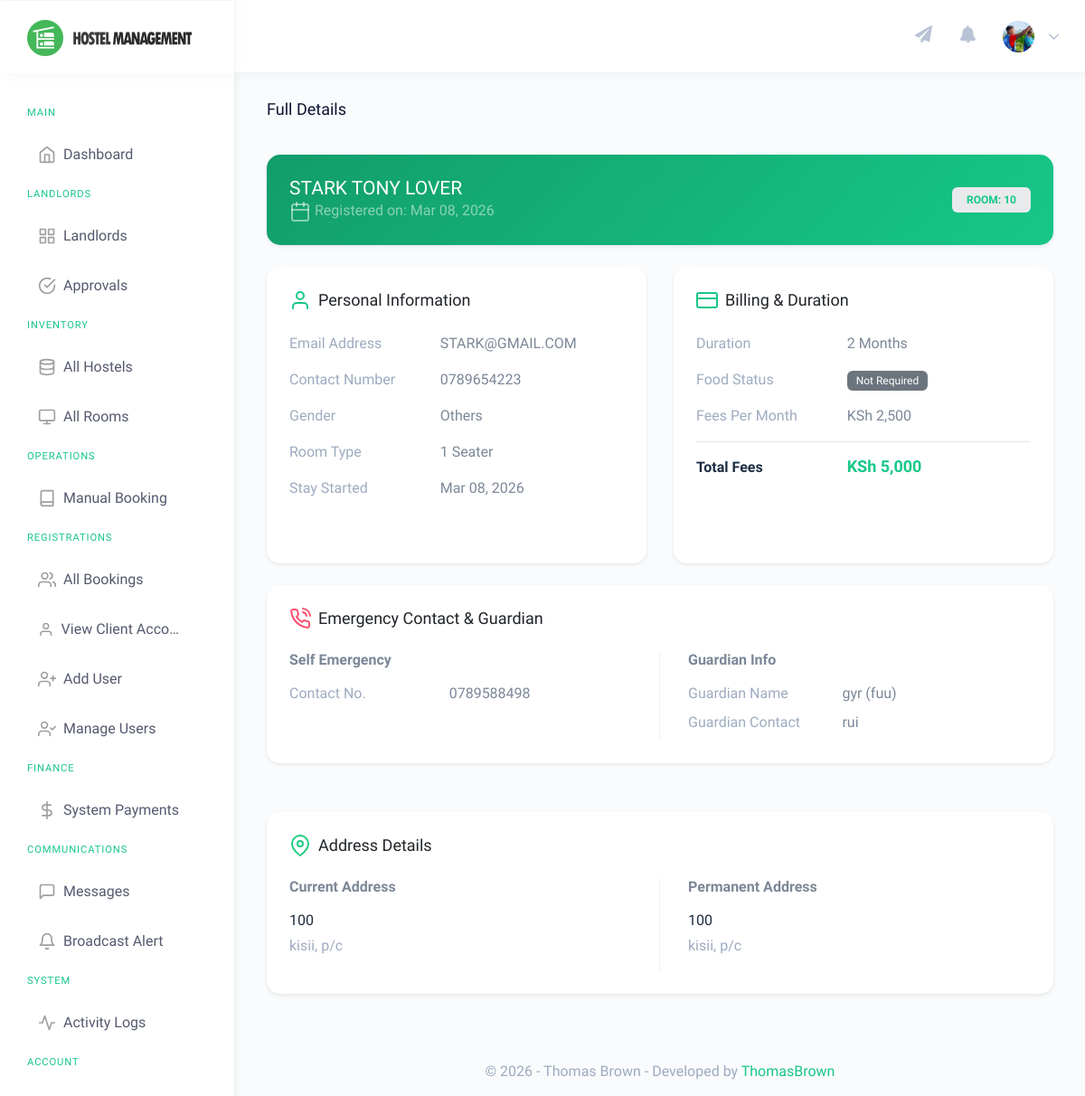
Screenshot of /admin/clients-profile.php?id=1 (signed in) with the database file from the repository.
### tables this page shows
CREATE TABLE `users` (
  `id` int(11) NOT NULL,
  `tenant_id` int(11) DEFAULT NULL,
  `email` varchar(255) NOT NULL,
  `password` varchar(255) NOT NULL,
  `role` enum('admin','landlord','client','caretaker') NOT NULL,
  `full_name` varchar(255) NOT NULL,
  `first_name` varchar(255) DEFAULT NULL,
  `middle_name` varchar(255) DEFAULT NULL,
  `last_name` varchar(255) DEFAULT NULL,
  `gender` varchar(50) DEFAULT NULL,
  `contact_no` varchar(50) DEFAULT NULL,
  `profile_pic` varchar(255) DEFAULT NULL,
  `id_no` varchar(50) DEFAULT NULL,
  `status` enum('active','suspended') DEFAULT 'active',
  `created_at` timestamp NOT NULL DEFAULT current_timestamp(),
  `original_id` int(11) DEFAULT NULL,
  `original_table` varchar(50) DEFAULT NULL,
  `assigned_hostel_id` int(11) DEFAULT NULL
);

CREATE TABLE `bookings` (
  `id` int(11) NOT NULL,
  `tenant_id` int(11) DEFAULT NULL,
  `hostel_id` int(11) DEFAULT NULL,
  `roomno` int(11) NOT NULL,
  `seater` int(11) NOT NULL,
  `feespm` int(11) NOT NULL,
  `stayfrom` date NOT NULL,
  `booking_status` varchar(50) DEFAULT 'pending',
  `duration` int(11) NOT NULL,
  `firstName` varchar(500) NOT NULL,
  `middleName` varchar(500) NOT NULL,
  `lastName` varchar(500) NOT NULL,
  `gender` varchar(250) NOT NULL,
  `contactno` varchar(50) NOT NULL,
  `emailid` varchar(500) NOT NULL,
  `egycontactno` varchar(50) NOT NULL,
  `guardianName` varchar(500) NOT NULL,
  `guardianRelation` varchar(500) NOT NULL,
  `guardianContactno` varchar(50) NOT NULL,
  `corresAddress` varchar(500) NOT NULL,
  `corresCIty` varchar(500) NOT NULL,
  `corresPincode` varchar(50) NOT NULL,
  `pmntAddress` varchar(500) NOT NULL,
  `pmntCity` varchar(500) NOT NULL,
  `pmntPincode` varchar(50) NOT NULL,
  `postingDate` timestamp NOT NULL DEFAULT current_timestamp(),
  `updationDate` varchar(500) NOT NULL DEFAULT ''
);

### admin/clients-profile.php (the view, shortened to what the rows shown need)
<?php
    include('../includes/check-login.php');
?>
<!DOCTYPE html>
<html dir="ltr" lang="en">
<head>
    <link href="../assets/extra-libs/c3/c3.min.css" rel="stylesheet">
    <link href="https://cdn.jsdelivr.net/npm/chartist@0.11.4/dist/chartist.min.css" rel="stylesheet">
    <link href="../dist/css/style.min.css" rel="stylesheet">
    <link href="../assets/css/custom-gradients.css" rel="stylesheet">
</head>
<body>
    <div id="main-wrapper" data-theme="light" data-layout="vertical" data-navbarbg="skin6" data-sidebartype="full"
        data-sidebar-position="fixed" data-header-position="fixed" data-boxed-layout="full">
        <header class="topbar" data-navbarbg="skin6">
            <?php include 'includes/navigation.php'?>
        </header>
                <?php include 'includes/sidebar.php'?>
        <div class="page-wrapper">
            <div class="container-fluid">
                <?php
                    include_once('../includes/tenant_manager.php');
                    $tm = new TenantManager($mysqli);
                    $tenantId = $tm->getCurrentTenantId();
                    $id=$_GET['id'];
                    if($tm->isSuperAdmin() && !$tm->getCurrentTenantId()) {
                        $ret="SELECT * from bookings where id=?";
                        $stmt= $mysqli->prepare($ret) ;
                        $stmt->bind_param('i',$id);
                    } else {
                        $ret="SELECT * from bookings where id=? AND tenant_id=?";
                        $stmt= $mysqli->prepare($ret) ;
                        $stmt->bind_param('ii',$id, $tenantId);
                    }
                    $stmt->execute();
                    $res=$stmt->get_result();
                    while($row=$res->fetch_object())
                    {
                ?>
                <div class="row">
                    <div class="col-12">
                        <div class="card bg-primary text-white shadow-sm mb-4">
                            <div class="card-body">
                                <div class="row align-items-center">
                                    <div class="col-md-8">
                                        <h3 class="text-white mb-0"><?php echo $row->firstName;?> <?php echo $row->middleName;?> <?php echo $row->lastName;?></h3>
                                        <p class="mb-0 text-white-50"><i data-feather="calendar" class="feather-sm"></i> Registered on: <?php echo date('M d, Y', strtotime($row->postingDate));?></p>
                                    </div>
                                    <div class="col-md-4 text-md-right mt-3 mt-md-0">
                                        <span class="badge badge-light px-3 py-2 text-primary font-weight-bold">
                                            ROOM: <?php echo $row->roomno;?>
                                        </span>
                                    </div>
                                </div>
                            </div>
                        </div>
                    </div>
                </div>
                <div class="row">
                    <div class="col-lg-6">
                        <div class="card h-100 shadow-sm">
                            <div class="card-body">
                                <h4 class="card-title d-flex align-items-center mb-4">
                                    <i data-feather="user" class="text-primary mr-2"></i> Personal Information
                                </h4>
                                <div class="row mb-3">
                                    <div class="col-sm-5 text-muted">Email Address</div>
                                    <div class="col-sm-7 font-weight-medium"><?php echo $row->emailid;?></div>
                                </div>
                                <div class="row mb-3">
                                    <div class="col-sm-5 text-muted">Contact Number</div>
                                    <div class="col-sm-7 font-weight-medium"><?php echo $row->contactno;?></div>
                                </div>
                                <div class="row mb-3">
                                    <div class="col-sm-5 text-muted">Gender</div>
                                    <div class="col-sm-7 font-weight-medium"><?php echo ucfirst($row->gender);?></div>
                                </div>
                                <div class="row mb-3">
                                    <div class="col-sm-5 text-muted">Room Type</div>
                                    <div class="col-sm-7 font-weight-medium"><?php echo $row->seater;?> Seater</div>
                                </div>
                                <div class="row mb-3">
                                    <div class="col-sm-5 text-muted">Stay Started</div>
                                    <div class="col-sm-7 font-weight-medium"><?php echo date('M d, Y', strtotime($row->stayfrom));?></div>
                                </div>
                            </div>
                        </div>
                    </div>
                    <div class="col-lg-6">
                        <div class="card h-100 shadow-sm">
                            <div class="card-body">
                                <h4 class="card-title d-flex align-items-center mb-4">
                                    <i data-feather="credit-card" class="text-primary mr-2"></i> Billing & Duration
                                </h4>
                                <div class="row mb-3">
                                    <div class="col-sm-5 text-muted">Duration</div>
                                    <div class="col-sm-7 font-weight-medium"><?php echo $row->duration;?> Months</div>
                                </div>
                                <div class="row mb-3">
                                    <div class="col-sm-5 text-muted">Food Status</div>
                                    <div class="col-sm-7">
                                        <?php if(isset($row->foodstatus) && $row->foodstatus==1): ?>
                                            <span class="badge badge-success">Required</span>
                                        <?php else: ?>
                                            <span class="badge badge-secondary">Not Required</span>
                                        <?php endif; ?>
                                    </div>
                                </div>
                                <div class="row mb-3">
                                    <div class="col-sm-5 text-muted">Fees Per Month</div>
                                    <div class="col-sm-7 font-weight-medium">KSh <?php echo number_format($row->feespm);?></div>
                                </div>
                                <hr>
                                <div class="row">
                                    <div class="col-sm-5 text-dark font-weight-bold">Total Fees</div>
                                    <div class="col-sm-7 h4 text-primary font-weight-bold">
                                        <?php
                                            $dr=$row->duration;
                                            $fpm=$row->feespm;
                                            if(isset($row->foodstatus) && $row->foodstatus==1){
                                                $fd=211;
                                                echo 'KSh '.number_format(($fd+$fpm)*$dr);
                                            } else {
                                                echo 'KSh '.number_format($dr*$fpm);
                                            }
                                        ?>
                                    </div>
                                </div>
                            </div>
                        </div>
                    </div>
                    <div class="col-lg-12 mt-4">
                        <div class="card shadow-sm">
                            <div class="card-body">
                                <h4 class="card-title d-flex align-items-center mb-4">
                                    <i data-feather="phone-call" class="text-danger mr-2"></i> Emergency Contact & Guardian
                                </h4>
                                <div class="row">
                                    <div class="col-md-6 border-right">
                                        <h5 class="font-weight-bold mb-3">Self Emergency</h5>
                                        <div class="row mb-2">
                                            <div class="col-sm-5 text-muted">Contact No.</div>
                                            <div class="col-sm-7 font-weight-medium"><?php echo $row->egycontactno;?></div>
                                        </div>
                                    </div>
                                    <div class="col-md-6">
                                        <h5 class="font-weight-bold mb-3 pl-md-3">Guardian Info</h5>
                                        <div class="row mb-2 pl-md-3">
                                            <div class="col-sm-5 text-muted">Guardian Name</div>
                                            <div class="col-sm-7 font-weight-medium"><?php echo $row->guardianName;?> (<?php echo $row->guardianRelation;?>)</div>
                                        </div>
                                        <div class="row mb-2 pl-md-3">
                                            <div class="col-sm-5 text-muted">Guardian Contact</div>
                                            <div class="col-sm-7 font-weight-medium"><?php echo $row->guardianContactno;?></div>
                                        </div>
                                    </div>
                                </div>
                            </div>
                        </div>
                    </div>
                    <div class="col-lg-12 mt-4">
                        <div class="card shadow-sm mb-4">
                            <div class="card-body">
                                <h4 class="card-title d-flex align-items-center mb-4">
                                    <i data-feather="map-pin" class="text-success mr-2"></i> Address Details
                                </h4>
                                <div class="row">
                                    <div class="col-md-6 border-right">
                                        <h5 class="font-weight-bold mb-3">Current Address</h5>
                                        <p class="mb-1 text-dark"><?php echo $row->corresAddress;?></p>
                                        <p class="text-muted"><?php echo $row->corresCIty;?>, <?php echo $row->corresPincode;?><?php if(isset($row->corresState)): ?><br><?php echo $row->corresState;?><?php endif; ?></p>
                                    </div>
                                    <div class="col-md-6">
                                        <h5 class="font-weight-bold mb-3 pl-md-3">Permanent Address</h5>
                                        <p class="mb-1 text-dark pl-md-3"><?php echo $row->pmntAddress;?></p>
                                        <p class="text-muted pl-md-3"><?php echo $row->pmntCity;?>, <?php echo $row->pmntPincode;?></p>
                                    </div>
                                </div>
                            </div>
                        </div>
                    </div>
                </div>
                <?php } ?>
            </div>
            <?php include 'includes/footer.php' ?>
        </div>
    </div>
</body>
</html>

### admin/includes/navigation.php (shortened to what the rows shown need)
<nav class="navbar top-navbar navbar-expand-md">
                <div class="navbar-collapse collapse" id="navbarSupportedContent">
                    <ul class="navbar-nav float-right">
                        <li class="nav-item dropdown">
                            <a class="nav-link dropdown-toggle" href="javascript:void(0)" data-toggle="dropdown"
                                aria-haspopup="true" aria-expanded="false">
                                    <?php
                                    $aid=$_SESSION['id'];
                                        $ret="SELECT full_name, email, profile_pic from users where id=?";
                                        $stmt= $mysqli->prepare($ret) ;
                                        $stmt->bind_param('i',$aid);
                                        $stmt->execute();
                                        $res=$stmt->get_result();
                                        while($row=$res->fetch_object())
                                        {
                                            $userPic = $row->profile_pic ? "../uploads/profiles/" . $row->profile_pic : "../assets/images/users/admin-icn.png";
                                            ?>
                                <img src="<?php echo $userPic; ?>" alt="user" class="rounded-circle" width="35" height="35" style="object-fit: cover;">
                                <span class="ml-2 d-none d-lg-inline-block"><?php } ?><i data-feather="chevron-down"
                                        class="svg-icon"></i></span>
                            </a>
                        </li>
                    </ul>
                </div>
            </nav>

### rows the page displays
users: profile_pic (picture)
bookings: firstName "STARK", middleName "TONY", lastName "LOVER", postingDate "Mar 08, 2026", roomno "10", emailid "STARK@GMAIL.COM", contactno "0789654223", gender "Others", seater "1", stayfrom "Mar 08, 2026", duration "2", feespm "2,500", $dr*$fpm "5,000", egycontactno "0789588498", guardianName "gyr", guardianRelation "fuu", guardianContactno "rui", corresAddress "100", corresCIty "kisii", corresPincode "p/c", pmntAddress "100", pmntCity "kisii", pmntPincode "p/c"
